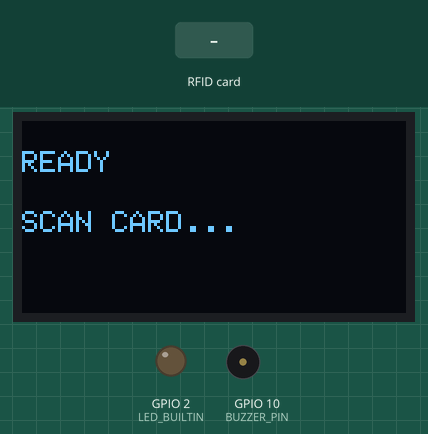
This sketch was run on a simulated ESP32-S3. On the bench: 128×64 one-colour display, output pins drawn as LEDs (lit = HIGH), buzzer (waves = sounding, pin HIGH). The inputs (shaded band) are chosen by the test bench. What the sketch prints to the serial monitor is not drawn.

Above: at 2.8 s.
2.9 s: RFID card 67 9E 37 25 held to the reader
At 4.1 s:
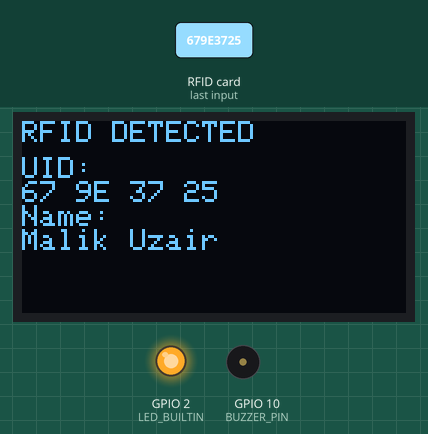
5.9 s: RFID card 5E 7A 19 C4 held to the reader
At 7.0 s:
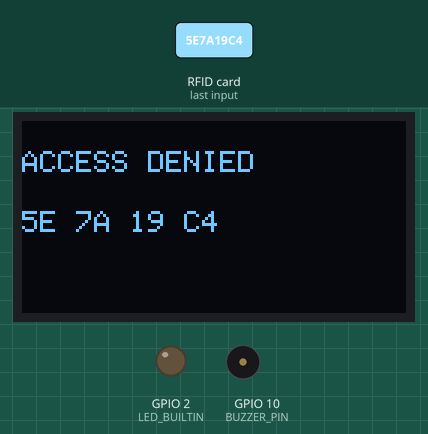
8.9 s: RFID card 47 8E C0 2E held to the reader
At 9.5 s:
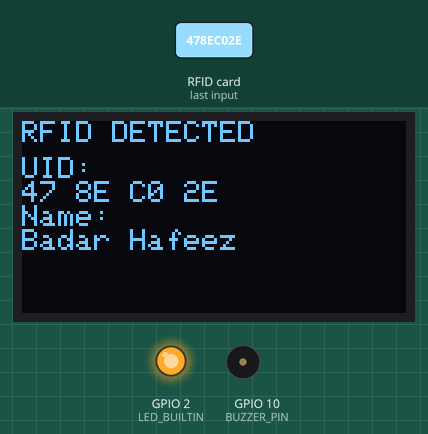
Timing chart, 0 to 12.6 s (numbered marks = the images above; inputs shaded):
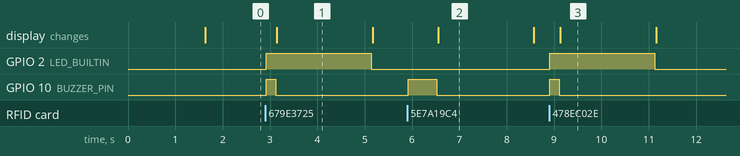

The sketch:

Task2_Secure_Identification.ino
```cpp
#include <Arduino.h>
#include <SPI.h>
#include <MFRC522.h>
#include <Wire.h>
#include <Adafruit_GFX.h>
#include <Adafruit_SSD1306.h>

// ================= PIN CONFIG =================
// RFID (SPI)
#define SS_PIN   5
#define RST_PIN  4
#define SCK_PIN  36
#define MISO_PIN 37
#define MOSI_PIN 35

// OLED (I2C)
#define SDA_PIN 8
#define SCL_PIN 9

// Built-in LED (ESP32-S3 may vary, try 2 or 48 if needed)
#define LED_BUILTIN 2

// Buzzer
#define BUZZER_PIN 10

// ================= OLED CONFIG =================
#define SCREEN_WIDTH 128
#define SCREEN_HEIGHT 64

Adafruit_SSD1306 display(SCREEN_WIDTH, SCREEN_HEIGHT, &Wire, -1);
MFRC522 mfrc522(SS_PIN, RST_PIN);

// ================= AUTHORIZED USER DATABASE =================
struct User {
    String uid;
    String name;
};

User authorizedUsers[] = {
    {"67 9E 37 25", "Malik Uzair"},
    {"47 8E C0 2E", "Badar Hafeez"}
};

// ================= GET USER =================
User getUser(String uid) {
    for (int i = 0; i < sizeof(authorizedUsers) / sizeof(authorizedUsers[0]); i++) {
        if (uid.equalsIgnoreCase(authorizedUsers[i].uid)) {
            return authorizedUsers[i];
        }
    }
    return {"", "UNKNOWN"};
}

// ================= BUZZER =================
void beep(int duration) {
    digitalWrite(BUZZER_PIN, HIGH);
    delay(duration);
    digitalWrite(BUZZER_PIN, LOW);
}

// ================= OLED DISPLAY =================
void showUser(User u, String uid) {
    display.clearDisplay();
    display.setTextSize(1);
    display.setCursor(0, 0);
    display.println("RFID DETECTED");
    display.setCursor(0, 12);
    display.println("UID:");
    display.println(uid);
    display.setCursor(0, 28);
    display.println("Name:");
    display.println(u.name);
    display.display();
}

// ================= SETUP =================
void setup() {
    Serial.begin(115200);
    pinMode(LED_BUILTIN, OUTPUT);
    pinMode(BUZZER_PIN, OUTPUT);
    digitalWrite(LED_BUILTIN, LOW);

    // OLED INIT
    Wire.begin(SDA_PIN, SCL_PIN);
    display.begin(SSD1306_SWITCHCAPVCC, 0x3C);
    display.setTextSize(1);
    display.setTextColor(WHITE);
    display.clearDisplay();
    display.setCursor(0, 10);
    display.println("RFID SYSTEM STARTING");
    display.display();
    delay(1500);

    // SPI INIT
    SPI.begin(SCK_PIN, MISO_PIN, MOSI_PIN, SS_PIN);

    // RFID INIT
    mfrc522.PCD_Init();
    display.clearDisplay();
    display.setCursor(0, 10);
    display.println("READY");
    display.setCursor(0, 30);
    display.println("SCAN CARD...");
    display.display();
    Serial.println("Scan RFID Tag...");
}

// ================= LOOP =================
void loop() {
    if (!mfrc522.PICC_IsNewCardPresent()) return;
    if (!mfrc522.PICC_ReadCardSerial()) return;

    String uidStr = "";

    // UID FORMATTING
    for (byte i = 0; i < mfrc522.uid.size; i++) {
        if (mfrc522.uid.uidByte[i] < 0x10) {
            uidStr += "0";
        }
        String hexByte = String(mfrc522.uid.uidByte[i], HEX);
        hexByte.toUpperCase();
        uidStr += hexByte;
        if (i < mfrc522.uid.size - 1) uidStr += " ";
    }

    Serial.println("UID: " + uidStr);

    User u = getUser(uidStr);

    if (u.name != "UNKNOWN") {
        Serial.println("Name: " + u.name);
        Serial.println("Access Granted");
        digitalWrite(LED_BUILTIN, HIGH);
        beep(200);
        showUser(u, uidStr);
    } else {
        Serial.println("Access Denied");
        digitalWrite(LED_BUILTIN, LOW);
        beep(600);
        display.clearDisplay();
        display.setCursor(0, 10);
        display.println("ACCESS DENIED");
        display.setCursor(0, 30);
        display.println(uidStr);
        display.display();
    }

    delay(2000);
    digitalWrite(LED_BUILTIN, LOW);
    display.clearDisplay();
    display.setCursor(0, 10);
    display.println("SCAN CARD...");
    display.display();
    mfrc522.PICC_HaltA();
}
```

Measured:
- after the input at 2.9 s, GPIO 2 (LED_BUILTIN): LOW → HIGH at once, → LOW 2.2 s later; GPIO 10 (BUZZER_PIN): LOW → HIGH at once, → LOW 0.20 s later; the display: changes after 0.24 s (image 1)
- after the input at 5.9 s, GPIO 10 (BUZZER_PIN): LOW → HIGH at once, → LOW 0.60 s later; the display: changes after 0.65 s (image 2)
- after the input at 8.9 s, GPIO 2 (LED_BUILTIN): LOW → HIGH at once, → LOW 2.2 s later; GPIO 10 (BUZZER_PIN): LOW → HIGH at once, → LOW 0.20 s later; the display: changes after 0.23 s (image 3)
- what the display in image 1 shows lasts 2.1 s, from 3.1 s to 5.2 s
